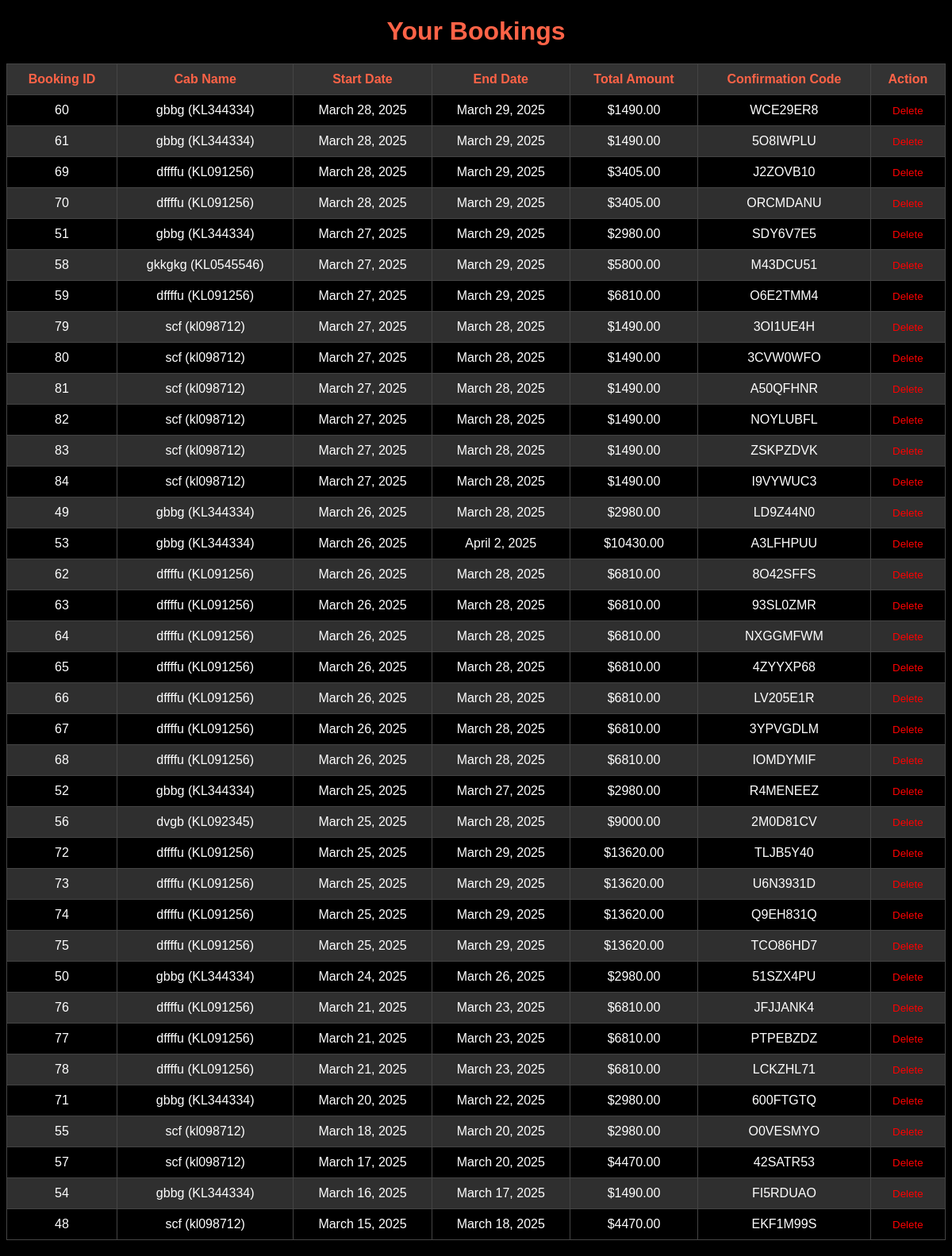
The page /user/home/view_book/ (signed in) on the database its author committed.
### app/models.py (models this page shows, shortened)
class Booking(models.Model):
    user = models.ForeignKey(User, on_delete=models.CASCADE)
    vehicle = models.ForeignKey(Cab, on_delete=models.CASCADE)
    start_date = models.DateField()
    end_date = models.DateField()
    confirmation_code = models.CharField(max_length=6, unique=True)
    total_amount = models.DecimalField(max_digits=10, decimal_places=2)
    status = models.CharField(max_length=50, default='Pending')
    name = models.CharField(max_length=255)
    address = models.TextField()
    location = models.CharField(max_length=255,null=True,blank=True)
    phone_number = models.CharField(max_length=15, blank=True, null=True)
    payment_status = models.CharField(max_length=20, choices=[("PENDING", "Pending"), ("PAID", "Paid")], default="PENDING")
    razorpay_order_id = models.CharField(max_length=100, blank=True, null=True)
    razorpay_payment_id = models.CharField(max_length=100, blank=True, null=True)

class Cab(models.Model):
    pid=models.TextField()
    vehicle_type = models.CharField(max_length=100)
    number_plate = models.CharField(max_length=15, unique=True)
    model = models.CharField(max_length=50)
    driver_name = models.CharField(max_length=100)
    seats = models.IntegerField(null=True, blank=True)
    available = models.IntegerField()
    price=models.IntegerField()
    img = models.FileField()
    def __str__(self):
        return f'{self.model} ({self.number_plate})'

### app/views.py (the view)
# urls.py: path('user/home/view_book/',views.view_book, name='view_book'),
def view_book(request):
    if 'user' not in request.session:
        return render(request, 'user/login.html')
    try:
        user = User.objects.get(username=request.session['user'])
    except User.DoesNotExist:
        return render(request, 'user/login.html')
    bookings = Booking.objects.filter(user=user).order_by('-start_date')
    return render(request, 'user/viewbook.html', {'bookings': bookings})

### templates/user/viewbook.html (shortened to what this page needs)
<!DOCTYPE html>
<html lang="en">
<head>
    {% load static %}
</head>
<body>
    <h1>Your Bookings</h1>
    {% if bookings %}
        <table border="1">
            <thead>
                <tr>
                    <th>Booking ID</th>
                    <th>Cab Name</th>
                    <th>Start Date</th>
                    <th>End Date</th>
                    <th>Total Amount</th>
                    <th>Confirmation Code</th>
                    <th>Action</th>
                </tr>
            </thead>
            <tbody>
                {% for booking in bookings %}
                <tr>
                    <td>{{ booking.id }}</td>
                    <td>{{ booking.vehicle }}</td>
                    <td>{{ booking.start_date }}</td>
                    <td>{{ booking.end_date }}</td>
                    <td>${{ booking.total_amount }}</td>
                    <td>{{ booking.confirmation_code }}</td>
                    <td>
                        <form method="POST" action="{% url 'delete_booking' booking.id %}">
                            <button type="submit" style="color: red; background: none; border: none; cursor: pointer;">Delete</button>
                        </form>
                    </td>
                </tr>
                {% endfor %}
            </tbody>
        </table>
    {% else %}
        <p>You have no bookings.</p>
    {% endif %}
</body>
</html>
</html>

### templates/user/viewbook.html (style rules this page uses)
body { background-color: black; color: white; font-family: Arial, sans-serif; }
h1 { text-align: center; color: #FF6347; }
table { width: 100%; margin: 20px 0; border-collapse: collapse; }
th, td { padding: 10px; text-align: center; border: 1px solid #444; }
th { background-color: #333; color: #FF6347; }
tr:nth-child(even) { background-color: #2f2f2f; }

### rows shown on the page
Booking: id "60", vehicle "gbbg (KL344334)", start_date "March 28, 2025", end_date "March 29, 2025", total_amount "1490.00", confirmation_code "WCE29ER8"
Booking: id "61", vehicle "gbbg (KL344334)", start_date "March 28, 2025", end_date "March 29, 2025", total_amount "1490.00", confirmation_code "5O8IWPLU"
Booking: id "69", vehicle "dffffu (KL091256)", start_date "March 28, 2025", end_date "March 29, 2025", total_amount "3405.00", confirmation_code "J2ZOVB10"
Booking: id "70", vehicle "dffffu (KL091256)", start_date "March 28, 2025", end_date "March 29, 2025", total_amount "3405.00", confirmation_code "ORCMDANU"
Booking: id "51", vehicle "gbbg (KL344334)", start_date "March 27, 2025", end_date "March 29, 2025", total_amount "2980.00", confirmation_code "SDY6V7E5"
Booking: id "58", vehicle "gkkgkg (KL0545546)", start_date "March 27, 2025", end_date "March 29, 2025", total_amount "5800.00", confirmation_code "M43DCU51"
Booking: id "59", vehicle "dffffu (KL091256)", start_date "March 27, 2025", end_date "March 29, 2025", total_amount "6810.00", confirmation_code "O6E2TMM4"
Booking: id "79", vehicle "scf (kl098712)", start_date "March 27, 2025", end_date "March 28, 2025", total_amount "1490.00", confirmation_code "3OI1UE4H"
Booking: id "80", vehicle "scf (kl098712)", start_date "March 27, 2025", end_date "March 28, 2025", total_amount "1490.00", confirmation_code "3CVW0WFO"
Booking: id "81", vehicle "scf (kl098712)", start_date "March 27, 2025", end_date "March 28, 2025", total_amount "1490.00", confirmation_code "A50QFHNR"
Booking: id "82", vehicle "scf (kl098712)", start_date "March 27, 2025", end_date "March 28, 2025", total_amount "1490.00", confirmation_code "NOYLUBFL"
Booking: id "83", vehicle "scf (kl098712)", start_date "March 27, 2025", end_date "March 28, 2025", total_amount "1490.00", confirmation_code "ZSKPZDVK"
Booking: id "84", vehicle "scf (kl098712)", start_date "March 27, 2025", end_date "March 28, 2025", total_amount "1490.00", confirmation_code "I9VYWUC3"
Booking: id "49", vehicle "gbbg (KL344334)", start_date "March 26, 2025", end_date "March 28, 2025", total_amount "2980.00", confirmation_code "LD9Z44N0"
Booking: id "53", vehicle "gbbg (KL344334)", start_date "March 26, 2025", end_date "April 2, 2025", total_amount "10430.00", confirmation_code "A3LFHPUU"
Booking: id "62", vehicle "dffffu (KL091256)", start_date "March 26, 2025", end_date "March 28, 2025", total_amount "6810.00", confirmation_code "8O42SFFS"
Booking: id "63", vehicle "dffffu (KL091256)", start_date "March 26, 2025", end_date "March 28, 2025", total_amount "6810.00", confirmation_code "93SL0ZMR"
Booking: id "64", vehicle "dffffu (KL091256)", start_date "March 26, 2025", end_date "March 28, 2025", total_amount "6810.00", confirmation_code "NXGGMFWM"
Booking: id "65", vehicle "dffffu (KL091256)", start_date "March 26, 2025", end_date "March 28, 2025", total_amount "6810.00", confirmation_code "4ZYYXP68"
Booking: id "66", vehicle "dffffu (KL091256)", start_date "March 26, 2025", end_date "March 28, 2025", total_amount "6810.00", confirmation_code "LV205E1R"
Booking: id "67", vehicle "dffffu (KL091256)", start_date "March 26, 2025", end_date "March 28, 2025", total_amount "6810.00", confirmation_code "3YPVGDLM"
Booking: id "68", vehicle "dffffu (KL091256)", start_date "March 26, 2025", end_date "March 28, 2025", total_amount "6810.00", confirmation_code "IOMDYMIF"
Booking: id "52", vehicle "gbbg (KL344334)", start_date "March 25, 2025", end_date "March 27, 2025", total_amount "2980.00", confirmation_code "R4MENEEZ"
Booking: id "56", vehicle "dvgb (KL092345)", start_date "March 25, 2025", end_date "March 28, 2025", total_amount "9000.00", confirmation_code "2M0D81CV"
Booking: id "72", vehicle "dffffu (KL091256)", start_date "March 25, 2025", end_date "March 29, 2025", total_amount "13620.00", confirmation_code "TLJB5Y40"
Booking: id "73", vehicle "dffffu (KL091256)", start_date "March 25, 2025", end_date "March 29, 2025", total_amount "13620.00", confirmation_code "U6N3931D"
Booking: id "74", vehicle "dffffu (KL091256)", start_date "March 25, 2025", end_date "March 29, 2025", total_amount "13620.00", confirmation_code "Q9EH831Q"
Booking: id "75", vehicle "dffffu (KL091256)", start_date "March 25, 2025", end_date "March 29, 2025", total_amount "13620.00", confirmation_code "TCO86HD7"
Booking: id "50", vehicle "gbbg (KL344334)", start_date "March 24, 2025", end_date "March 26, 2025", total_amount "2980.00", confirmation_code "51SZX4PU"
Booking: id "76", vehicle "dffffu (KL091256)", start_date "March 21, 2025", end_date "March 23, 2025", total_amount "6810.00", confirmation_code "JFJJANK4"
Booking: id "77", vehicle "dffffu (KL091256)", start_date "March 21, 2025", end_date "March 23, 2025", total_amount "6810.00", confirmation_code "PTPEBZDZ"
Booking: id "78", vehicle "dffffu (KL091256)", start_date "March 21, 2025", end_date "March 23, 2025", total_amount "6810.00", confirmation_code "LCKZHL71"
Booking: id "71", vehicle "gbbg (KL344334)", start_date "March 20, 2025", end_date "March 22, 2025", total_amount "2980.00", confirmation_code "600FTGTQ"
Booking: id "55", vehicle "scf (kl098712)", start_date "March 18, 2025", end_date "March 20, 2025", total_amount "2980.00", confirmation_code "O0VESMYO"
Booking: id "57", vehicle "scf (kl098712)", start_date "March 17, 2025", end_date "March 20, 2025", total_amount "4470.00", confirmation_code "42SATR53"
Booking: id "54", vehicle "gbbg (KL344334)", start_date "March 16, 2025", end_date "March 17, 2025", total_amount "1490.00", confirmation_code "FI5RDUAO"
Booking: id "48", vehicle "scf (kl098712)", start_date "March 15, 2025", end_date "March 18, 2025", total_amount "4470.00", confirmation_code "EKF1M99S"
